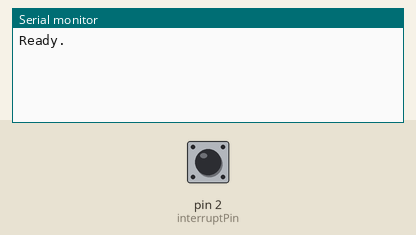
Bench run of a sketch on a simulated Arduino Uno, built with avr-gcc and run on an emulated ATmega328P. On the bench: the last lines printed to the serial monitor. The inputs (shaded band) are chosen by the test bench; at power-on: pin 2 (interruptPin) HIGH.

Above: at 2.2 s.
2.3 s: pin 2 (interruptPin) pulled LOW for 0.15 s
At 3.5 s:
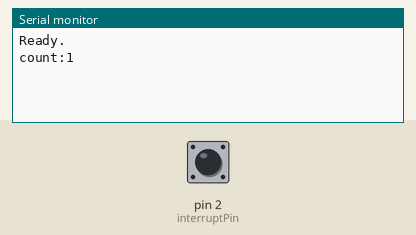
3.9 s: pin 2 (interruptPin) pulled LOW for 1 s
At 4.8 s:
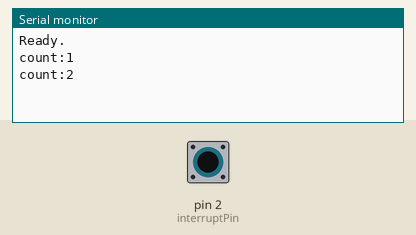
6.4 s: pin 2 (interruptPin) pulled LOW for 0.15 s
At 6.7 s:
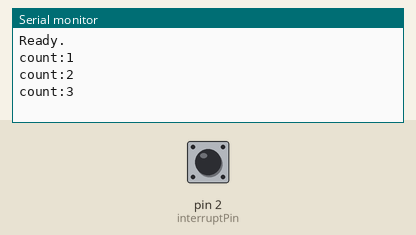

The sketch:

arduino_uno_optical_counter.ino
```cpp
const byte interruptPin = 2; //connect the optical signal here.
int counterV=0;
int lasttime=millis();

void setup()
{

  Serial.begin(9600);
  pinMode(interruptPin, INPUT_PULLUP);
  attachInterrupt(digitalPinToInterrupt(interruptPin), my_interrupt_handler, FALLING);
    delay(1000);
   Serial.println("Ready.");

  }

void loop() {}


void my_interrupt_handler()
{
  static unsigned long last_interrupt_time = 0;
  unsigned long interrupt_time = millis();
  if (interrupt_time - last_interrupt_time > 300) // debouncing noise.
  {
      counterV=counterV+1;

     last_interrupt_time = interrupt_time;
    Serial.print("count:"); Serial.println(counterV);


  }

}
```

Measured:
- after the input at 2.3 s, the serial monitor: prints a new line at once (image 1)
- after the input at 3.9 s, the serial monitor: prints a new line at once (image 2)
- after the input at 6.4 s, the serial monitor: prints a new line at once (image 3)
